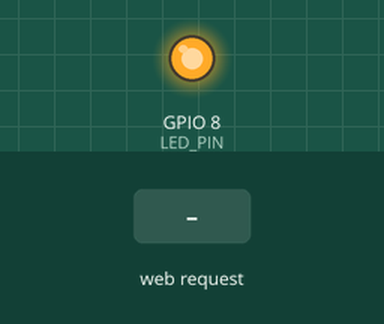
Simulated run of this sketch. Board: ESP32-C3. Shown: output pins drawn as LEDs (lit = HIGH). The test bench sets the inputs (shaded band).

Above: at 2.2 s.
2.3 s: HTTP request GET /toggle received
At 3.7 s:
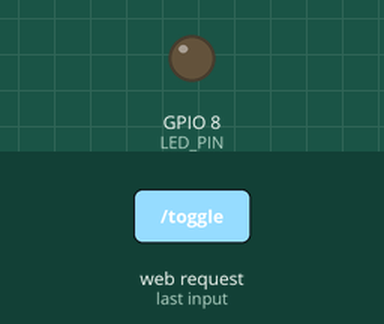
Timing chart, 0 to 5.3 s (numbered marks = the images above; inputs shaded):
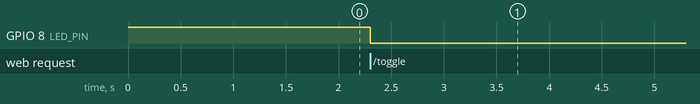

Measured:
- after the input at 2.3 s, GPIO 8 (LED_PIN): HIGH → LOW at once

The sketch:

server.ino
```cpp
#include <WiFi.h>
#include <WebServer.h>
#include "web.h"

#define LED_PIN 8

WebServer server(80);
bool ledOn = false;

void handleRoot() {
  server.send(200, "text/html", INDEX_HTML);
}

void handleToggle() {
  ledOn = !ledOn;
  digitalWrite(LED_PIN, ledOn ? LOW : HIGH);
  server.send(200, "text/plain", ledOn ? "ON" : "OFF");
}

void setup() {
  pinMode(LED_PIN, OUTPUT);
  digitalWrite(LED_PIN, HIGH);

  Serial.begin(115200);
  delay(1000);

  WiFi.mode(WIFI_AP);
  WiFi.softAP("North Norea Wi-Fi Surveillance System", "12345678");

  server.on("/", handleRoot);
  server.on("/toggle", handleToggle);
  server.begin();
}

void loop() {
  server.handleClient();
}
```

web.h
```cpp
#pragma once

const char INDEX_HTML[] PROGMEM = R"rawliteral(
<!DOCTYPE html>
<html>
<head>
  <meta name="viewport" content="width=device-width, initial-scale=1">
  <title>ESP32-C3</title>
  <style>
    body {
      margin: 0;
      font-family: system-ui, sans-serif;
      background: #111;
      color: white;
      display: grid;
      place-items: center;
      min-height: 100vh;
    }

    .card {
      width: min(90vw, 420px);
      background: #222;
      border-radius: 24px;
      padding: 24px;
      text-align: center;
    }

    button {
      width: 100%;
      padding: 18px;
      border: 0;
      border-radius: 16px;
      font-size: 20px;
      font-weight: 800;
    }

    #status {
      font-size: 22px;
      margin: 20px;
    }
  </style>
</head>
<body>
  <div class="card">
    <h1>ESP32-C3 Server</h1>
    <p>This HTML is stored in a separate file.</p>

    <div id="status">LED: unknown</div>
    <button onclick="toggleLED()">Toggle LED</button>
  </div>

  <script>
    async function toggleLED() {
      const res = await fetch('/toggle');
      const text = await res.text();
      document.getElementById('status').textContent = 'LED: ' + text;
    }
  </script>
</body>
</html>
)rawliteral";
```
